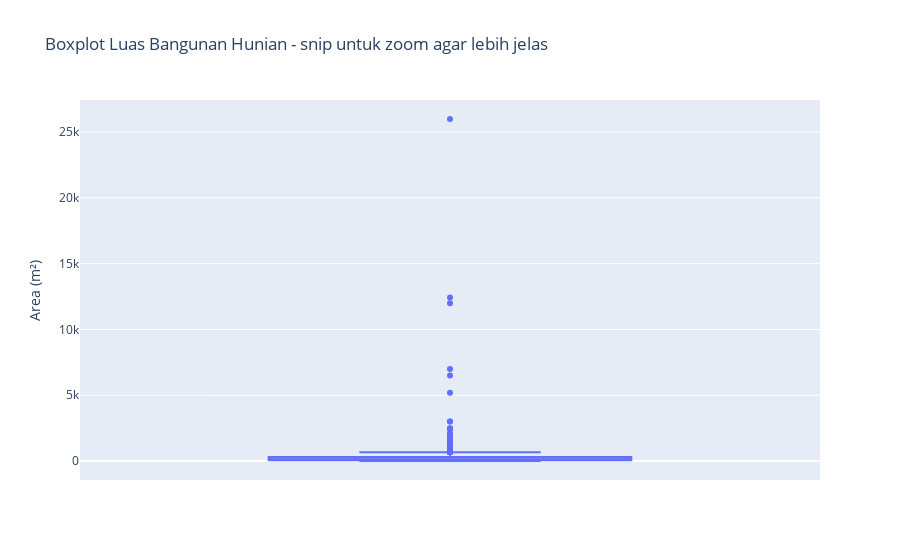
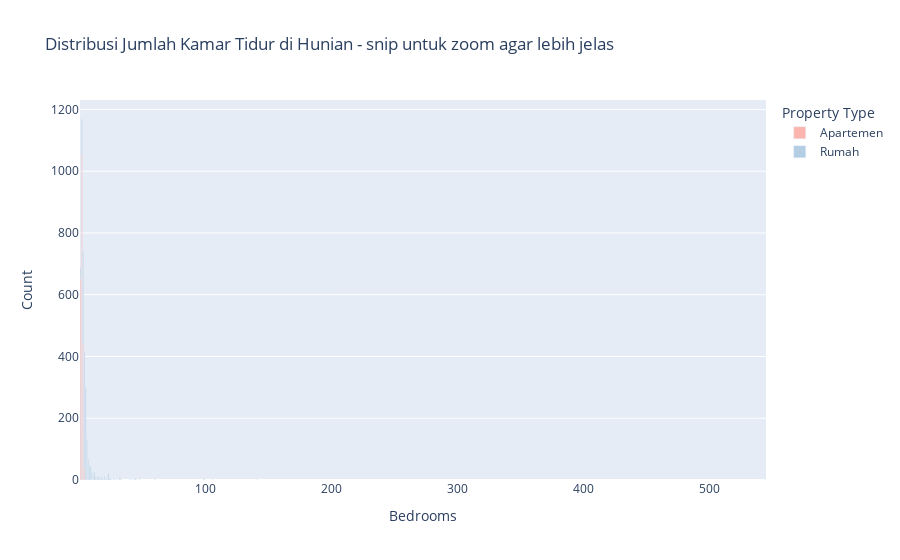
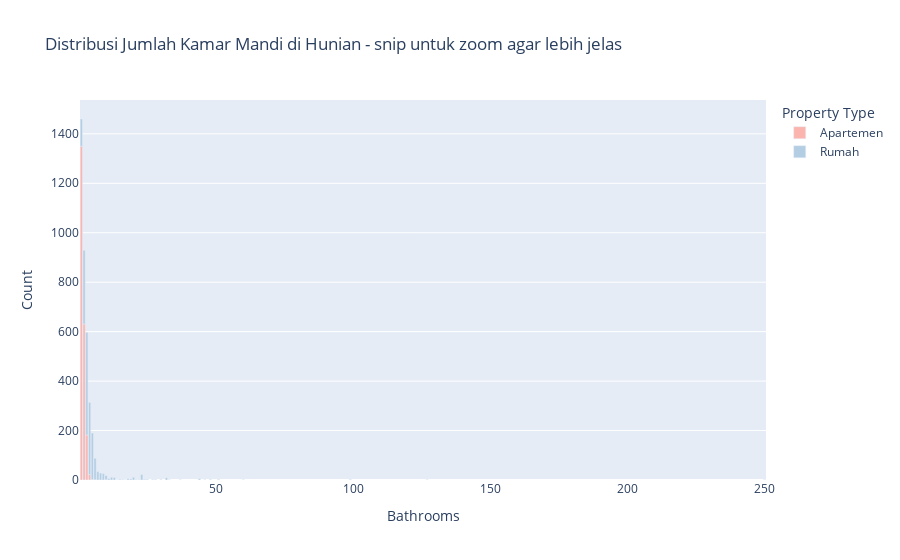
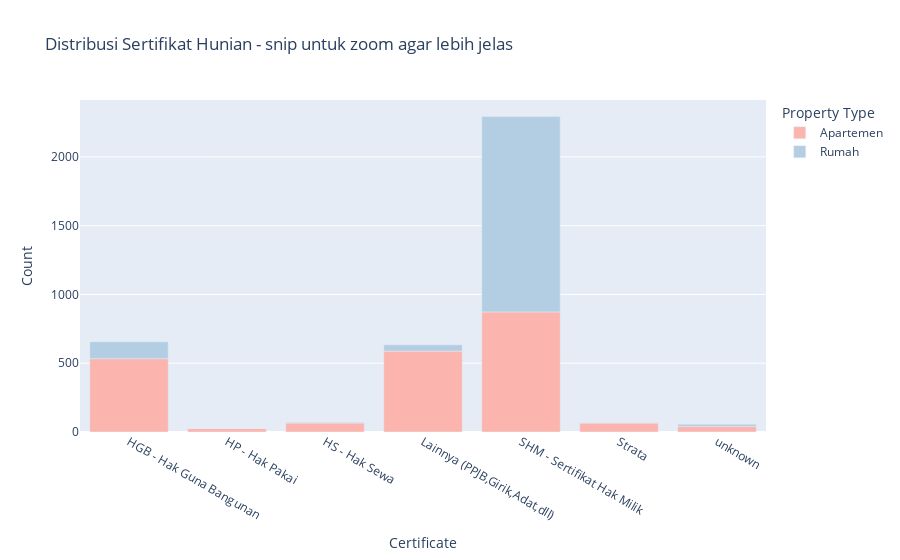

Here is the notebook cell these charts were saved with, in order:
### Code cell
df = pd.read_json('../Data Scraping/data/data_clean.json') 

# HUNIAN
display(Markdown("<div align='center'><h2>====================</h2></div>"))
display(Markdown("<div align='center'><h2>Informasi Hunian</h2></div>"))

title = 'Boxplot Luas Bangunan Hunian'
boxplot(df, 'luas_bangunan', title)

title = 'Distribusi Jumlah Kamar Tidur di Hunian'
bar(df, 'kamar_tidur', 'tipe_properti', 'Bedrooms', title)

title = 'Distribusi Jumlah Kamar Mandi di Hunian'
bar(df, 'kamar_mandi', 'tipe_properti', 'Bathrooms', title)

title = 'Distribusi Sertifikat Hunian'
bar(df, 'sertifikat', 'tipe_properti', 'Certificate', title)

# RUMAH
display(Markdown("<div align='center'><h2>====================</h2></div>"))
display(Markdown("<div align='center'><h2>Informasi Rumah</h2></div>"))
rumah = df[df['tipe_properti'] == 'Rumah']

title = 'Boxplot Luas Tanah Rumah'
boxplot(df, 'luas_tanah', title)

title = 'Distribusi Ketersediaan Taman di Rumah'
pie(rumah, 'taman', 'Garden', title)

title = 'Distribusi Jumlah Carport di Rumah'
dist = rumah.groupby('carport').size().reset_index(name='count')
fig = px.bar(dist, x='carport', y='count', title=title + ' - snip untuk zoom agar lebih jelas',
            labels={'count': 'Count'},
            color_discrete_sequence=px.colors.qualitative.Pastel1)
fig.show()

# APARTEMEN
display(Markdown("<div align='center'><h2>====================</h2></div>"))
display(Markdown("<div align='center'><h2>Informasi Apartemen</h2></div>"))
apartemen = df[df['tipe_properti'] == 'Apartemen']

title = 'Distribusi Kondisi Properti'
pie(apartemen, 'kondisi_properti', 'Condition', title)

title = 'Distribusi Kondisi Perabotan'
pie(apartemen, 'kondisi_perabotan', 'Furniture', title)

# AGEN
display(Markdown("<div align='center'><h2>====================</h2></div>"))
display(Markdown("<div align='center'><h2>Informasi Agen</h2></div>"))
df['affiliate'] = np.where(df['nama_perusahaan'].notnull(), 'affiliated', 'independent')
title = 'Distribusi Status Agen'
pie(df, 'affiliate', 'Affiliation', title)

# TOP 5 AGEN
display(Markdown("<div align='center'><h2>====================</h2></div>"))
agen_summary = pd.read_json('../Data Scraping/data/agen.json')
agen_summary['total'] = agen_summary['terjual'] + agen_summary['tersewa']
top_5_agen = agen_summary.sort_values(by='total', ascending=False).head(5)
styled_df = top_5_agen[['nama_agen', 'nama_perusahaan', 'terjual', 'tersewa']].style.hide(axis='index')
display(Markdown("<div align='center'><h3>Top 5 Agents by Total Sales and Rentals</h3></div>"))
display(styled_df)

# DISEWAKAN
display(Markdown("<div align='center'><h2>====================</h2></div>"))
df['harga_per_bulan'] = df.apply(calculate_harga_per_bulan, axis=1)
sewa_df = df[df['tipe_iklan'] == 'sewa']
display(Markdown("<div align='center'><h2>Informasi Properti Disewakan</h2></div>"))
title = 'Distribusi Periode Sewa'
pie(sewa_df, 'periode_kepemilikan', 'period', title)
display(Markdown("**Harga per Bulan vs Luas Bangunan**"))
scatter(sewa_df, title='Price per Month vs Building Area by Property Type (For Rent)', x_='luas_bangunan', color_='tipe_properti')
scatter(sewa_df, title='Price per Month vs Certificate (For Rent)', x_='sertifikat', color_='sertifikat')

# DIJUAL
display(Markdown("<div align='center'><h2>====================</h2></div>"))
jual_df = df[df['tipe_iklan'] == 'jual']
display(Markdown("<div align='center'><h2>Informasi Properti Dijual</h2></div>"))
display(Markdown("**Harga vs Luas Bangunan**"))
scatter(jual_df, title='Price vs Building Area by Property Type (For Sale)', x_='luas_bangunan', color_='tipe_properti')
scatter(jual_df, title='Price vs Certificate (For Sale)', x_='sertifikat', color_='sertifikat')

### Figure 1 — Plotly figure (JSON) as saved in the notebook; plotly's stock layout.template omitted (floating-point values rounded to 4 significant figures; data arrays with more than 128 entries replaced by an {"elided": "..."} marker saying what was removed)
{"data": [{"alignmentgroup": "True", "hovertemplate": "luas_bangunan=%{y}<extra></extra>", "legendgroup": "", "marker": {"color": "#636efa"}, "name": "", "notched": false, "offsetgroup": "", "orientation": "v", "showlegend": false, "type": "box", "x0": " ", "xaxis": "x", "y": {"elided": "3802 int values"}, "y0": " ", "yaxis": "y"}], "layout": {"boxmode": "group", "legend": {"tracegroupgap": 0}, "title": {"text": "Boxplot Luas Bangunan Hunian - snip untuk zoom agar lebih jelas"}, "xaxis": {"anchor": "y", "domain": [0, 1]}, "yaxis": {"anchor": "x", "domain": [0, 1], "title": {"text": "Area (m²)"}}}}

### Figure 2 — Plotly figure (JSON) as saved in the notebook; plotly's stock layout.template omitted (floating-point values rounded to 4 significant figures)
{"data": [{"alignmentgroup": "True", "hovertemplate": "Property Type=Apartemen<br>Bedrooms=%{x}<br>Count=%{y}<extra></extra>", "legendgroup": "Apartemen", "marker": {"color": "rgb(251,180,174)", "pattern": {"shape": ""}}, "name": "Apartemen", "offsetgroup": "Apartemen", "orientation": "v", "showlegend": true, "textposition": "auto", "type": "bar", "x": [1, 2, 3, 4, 5, 6], "xaxis": "x", "y": [651, 1055, 439, 39, 1, 4], "yaxis": "y"}, {"alignmentgroup": "True", "hovertemplate": "Property Type=Rumah<br>Bedrooms=%{x}<br>Count=%{y}<extra></extra>", "legendgroup": "Rumah", "marker": {"color": "rgb(179,205,227)", "pattern": {"shape": ""}}, "name": "Rumah", "offsetgroup": "Rumah", "orientation": "v", "showlegend": true, "textposition": "auto", "type": "bar", "x": [1, 2, 3, 4, 5, 6, 7, 8, 9, 10, 11, 12, 13, 14, 15, 16, 17, 18, 19, 20, 21, 22, 23, 24, 25, 27, 28, 30, 32, 33, 40, 42, 44, 45, 48, 60, 99, 106, 141, 544], "xaxis": "x", "y": [37, 114, 302, 375, 298, 127, 68, 47, 44, 25, 14, 26, 9, 8, 11, 3, 7, 7, 2, 11, 2, 6, 21, 6, 3, 2, 2, 2, 10, 2, 2, 1, 5, 2, 2, 2, 5, 1, 1, 1], "yaxis": "y"}], "layout": {"barmode": "relative", "legend": {"title": {"text": "Property Type"}, "tracegroupgap": 0}, "title": {"text": "Distribusi Jumlah Kamar Tidur di Hunian - snip untuk zoom agar lebih jelas"}, "xaxis": {"anchor": "y", "domain": [0, 1], "title": {"text": "Bedrooms"}}, "yaxis": {"anchor": "x", "domain": [0, 1], "title": {"text": "Count"}}}}

### Figure 3 — Plotly figure (JSON) as saved in the notebook; plotly's stock layout.template omitted (floating-point values rounded to 4 significant figures)
{"data": [{"alignmentgroup": "True", "hovertemplate": "Property Type=Apartemen<br>Bathrooms=%{x}<br>Count=%{y}<extra></extra>", "legendgroup": "Apartemen", "marker": {"color": "rgb(251,180,174)", "pattern": {"shape": ""}}, "name": "Apartemen", "offsetgroup": "Apartemen", "orientation": "v", "showlegend": true, "textposition": "auto", "type": "bar", "x": [1, 2, 3, 4, 5, 6, 10], "xaxis": "x", "y": [1350, 631, 182, 22, 2, 1, 1], "yaxis": "y"}, {"alignmentgroup": "True", "hovertemplate": "Property Type=Rumah<br>Bathrooms=%{x}<br>Count=%{y}<extra></extra>", "legendgroup": "Rumah", "marker": {"color": "rgb(179,205,227)", "pattern": {"shape": ""}}, "name": "Rumah", "offsetgroup": "Rumah", "orientation": "v", "showlegend": true, "textposition": "auto", "type": "bar", "x": [1, 2, 3, 4, 5, 6, 7, 8, 9, 10, 11, 12, 13, 14, 15, 16, 17, 18, 19, 20, 21, 22, 23, 24, 25, 27, 28, 30, 32, 33, 37, 44, 46, 48, 51, 60, 99, 127, 250], "xaxis": "x", "y": [110, 298, 415, 292, 188, 87, 34, 28, 26, 17, 6, 11, 10, 1, 3, 2, 1, 5, 4, 11, 2, 2, 22, 3, 3, 2, 2, 2, 9, 1, 1, 5, 1, 2, 2, 1, 2, 1, 1], "yaxis": "y"}], "layout": {"barmode": "relative", "legend": {"title": {"text": "Property Type"}, "tracegroupgap": 0}, "title": {"text": "Distribusi Jumlah Kamar Mandi di Hunian - snip untuk zoom agar lebih jelas"}, "xaxis": {"anchor": "y", "domain": [0, 1], "title": {"text": "Bathrooms"}}, "yaxis": {"anchor": "x", "domain": [0, 1], "title": {"text": "Count"}}}}

### Figure 4 — Plotly figure (JSON) as saved in the notebook; plotly's stock layout.template omitted (floating-point values rounded to 4 significant figures)
{"data": [{"alignmentgroup": "True", "hovertemplate": "Property Type=Apartemen<br>Certificate=%{x}<br>Count=%{y}<extra></extra>", "legendgroup": "Apartemen", "marker": {"color": "rgb(251,180,174)", "pattern": {"shape": ""}}, "name": "Apartemen", "offsetgroup": "Apartemen", "orientation": "v", "showlegend": true, "textposition": "auto", "type": "bar", "x": ["HGB - Hak Guna Bangunan", "HP - Hak Pakai", "HS - Hak Sewa", "Lainnya (PPJB,Girik,Adat,dll)", "SHM - Sertifikat Hak Milik", "Strata", "unknown"], "xaxis": "x", "y": [533, 25, 65, 588, 873, 65, 40], "yaxis": "y"}, {"alignmentgroup": "True", "hovertemplate": "Property Type=Rumah<br>Certificate=%{x}<br>Count=%{y}<extra></extra>", "legendgroup": "Rumah", "marker": {"color": "rgb(179,205,227)", "pattern": {"shape": ""}}, "name": "Rumah", "offsetgroup": "Rumah", "orientation": "v", "showlegend": true, "textposition": "auto", "type": "bar", "x": ["HGB - Hak Guna Bangunan", "HP - Hak Pakai", "HS - Hak Sewa", "Lainnya (PPJB,Girik,Adat,dll)", "SHM - Sertifikat Hak Milik", "Strata", "unknown"], "xaxis": "x", "y": [123, 1, 5, 46, 1420, 2, 16], "yaxis": "y"}], "layout": {"barmode": "relative", "legend": {"title": {"text": "Property Type"}, "tracegroupgap": 0}, "title": {"text": "Distribusi Sertifikat Hunian - snip untuk zoom agar lebih jelas"}, "xaxis": {"anchor": "y", "domain": [0, 1], "title": {"text": "Certificate"}}, "yaxis": {"anchor": "x", "domain": [0, 1], "title": {"text": "Count"}}}}
